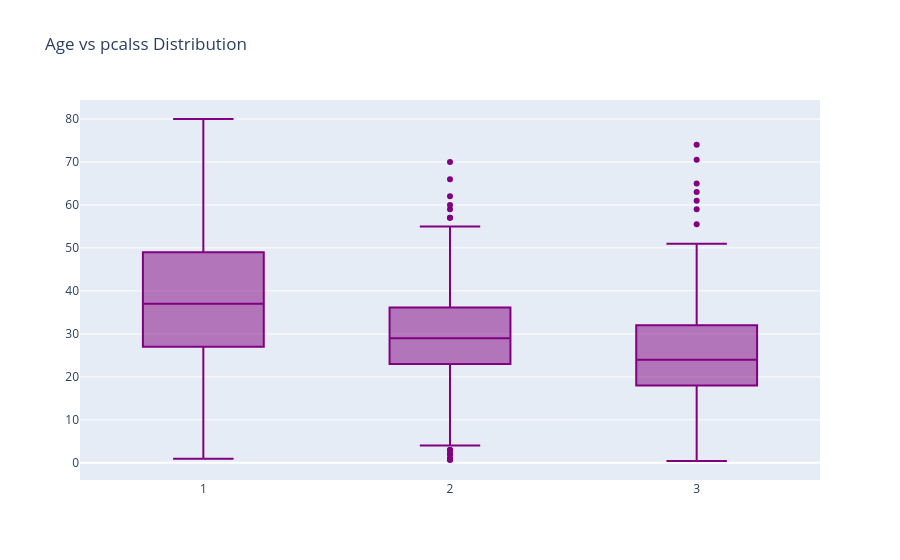

This figure's notebook cell:
### Code cell
trace=go.Box(x=data['Pclass'],
             y=data['Age'],
             marker={'color':'purple'})
layout=go.Layout(title="Age vs pcalss Distribution")
fig=go.Figure(data=trace,layout=layout)
fig.show()

### Figure 1 — Plotly figure (JSON) as saved in the notebook; plotly's stock layout.template omitted (floating-point values rounded to 4 significant figures; data arrays with more than 128 entries replaced by an {"elided": "..."} marker saying what was removed)
{"data": [{"marker": {"color": "purple"}, "type": "box", "x": {"elided": "891 int values"}, "y": {"elided": "891 float values"}}], "layout": {"title": {"text": "Age vs pcalss Distribution"}}}
